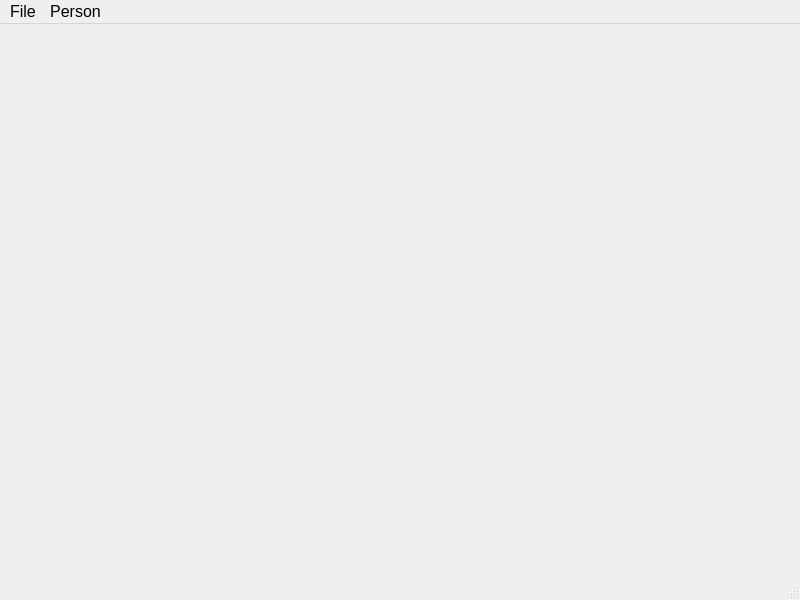
<?xml version="1.0" encoding="UTF-8"?>
<ui version="4.0">
 <class>mw_Main</class>
 <widget class="QMainWindow" name="mw_Main">
  <property name="geometry">
   <rect>
    <x>0</x>
    <y>0</y>
    <width>800</width>
    <height>600</height>
   </rect>
  </property>
  <property name="font">
   <font>
    <pointsize>12</pointsize>
   </font>
  </property>
  <property name="windowTitle">
   <string>Sample App</string>
  </property>
  <property name="windowIcon">
   <iconset resource="../../Application_Login/Icons/Icons.qrc">
    <normaloff>:/Main/app_icon.ico</normaloff>:/Main/app_icon.ico</iconset>
  </property>
  <widget class="QWidget" name="centralwidget"/>
  <widget class="QMenuBar" name="menubar">
   <property name="geometry">
    <rect>
     <x>0</x>
     <y>0</y>
     <width>800</width>
     <height>28</height>
    </rect>
   </property>
   <widget class="QMenu" name="menuFile">
    <property name="title">
     <string>File</string>
    </property>
    <addaction name="action_Quit"/>
   </widget>
   <widget class="QMenu" name="menuPerson">
    <property name="title">
     <string>Person</string>
    </property>
    <addaction name="action_AddPerson"/>
   </widget>
   <addaction name="menuFile"/>
   <addaction name="menuPerson"/>
  </widget>
  <widget class="QStatusBar" name="statusbar"/>
  <action name="action_Quit">
   <property name="icon">
    <iconset resource="../../Application_Login/Icons/Icons.qrc">
     <normaloff>:/Buttons/canva_btn.png</normaloff>:/Buttons/canva_btn.png</iconset>
   </property>
   <property name="text">
    <string>Quit</string>
   </property>
   <property name="font">
    <font>
     <pointsize>12</pointsize>
    </font>
   </property>
  </action>
  <action name="actionAdd_Person">
   <property name="text">
    <string>Add Person</string>
   </property>
   <property name="font">
    <font>
     <pointsize>12</pointsize>
    </font>
   </property>
  </action>
  <action name="action_AddPerson">
   <property name="icon">
    <iconset resource="../../Application_Login/Icons/Icons.qrc">
     <normaloff>:/Buttons/excel_btn.png</normaloff>:/Buttons/excel_btn.png</iconset>
   </property>
   <property name="text">
    <string>Add Person</string>
   </property>
   <property name="font">
    <font>
     <pointsize>12</pointsize>
    </font>
   </property>
  </action>
 </widget>
 <resources>
  <include location="../../Application_Login/Icons/Icons.qrc"/>
 </resources>
 <connections/>
</ui>
